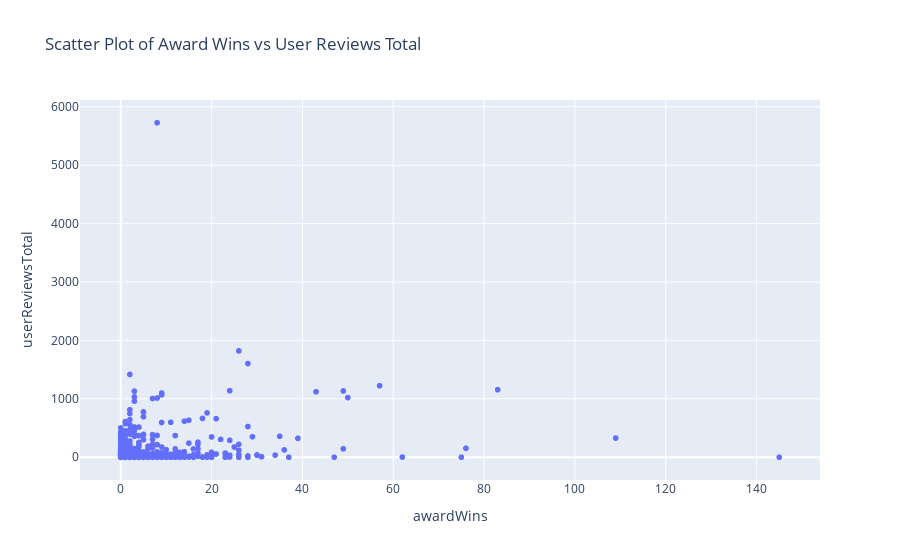

The notebook cell this image was saved under:
### Code cell
# Crea uno scatter plot usando Plotly
fig = px.scatter(df_copy, x='awardWins', y='userReviewsTotal', title='Scatter Plot of Award Wins vs User Reviews Total')

# Mostra il grafico
fig.show()

### Figure 1 — Plotly figure (JSON) as saved in the notebook; plotly's stock layout.template omitted (floating-point values rounded to 4 significant figures; data arrays with more than 128 entries replaced by an {"elided": "..."} marker saying what was removed)
{"data": [{"hovertemplate": "awardWins=%{x}<br>userReviewsTotal=%{y}<extra></extra>", "legendgroup": "", "marker": {"color": "#636efa", "symbol": "circle"}, "mode": "markers", "name": "", "showlegend": false, "type": "scattergl", "x": {"elided": "16431 int values"}, "xaxis": "x", "y": {"elided": "16431 int values"}, "yaxis": "y"}], "layout": {"legend": {"tracegroupgap": 0}, "title": {"text": "Scatter Plot of Award Wins vs User Reviews Total"}, "xaxis": {"anchor": "y", "domain": [0, 1], "title": {"text": "awardWins"}}, "yaxis": {"anchor": "x", "domain": [0, 1], "title": {"text": "userReviewsTotal"}}}}
